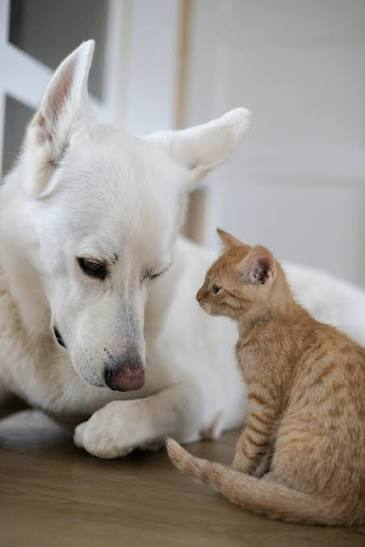
#> input picture cd2.jpeg, 365 x 547 px
$ jupyter execute Untitled8.ipynb   (older library calls are emulated)
#> lines starting #> are read from the running program, lines starting #| are printed output that depends on the picture; after the words box and inside, x2 and y2 are one past the last pixel; in counts of white or black regions, pixels touching at a corner belong together
[cell 1]
import cv2
import matplotlib.pyplot as plt

[cell 2]
img = cv2.imread('cd2.jpeg')
#> img is the input picture: shape (547, 365, 3); mean B, G, R 140, 147.2, 154.5
if img is None:
    raise FileNotFoundError("Image not found. Check the file path.")
gray = cv2.cvtColor(img, cv2.COLOR_BGR2GRAY)
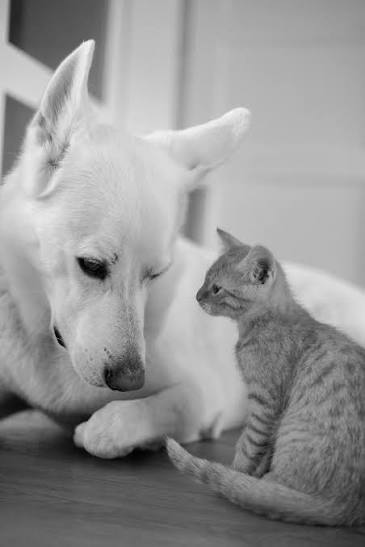
#> gray: shape (547, 365); min 0, max 254, mean 148.6
sobel_x = cv2.Sobel(gray, cv2.CV_64F, 1, 0, ksize=3)
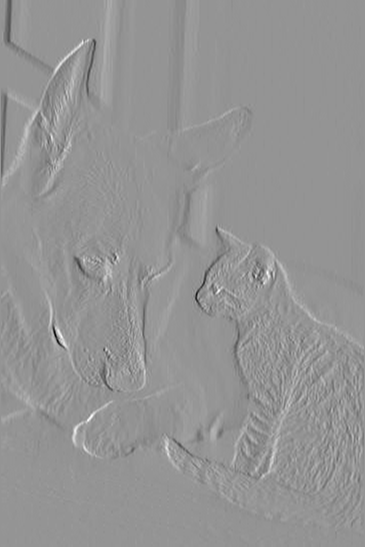
#> sobel_x: shape (547, 365) float64; min -612, max 439, mean -0.2; drawn with min black and max white
sobel_y = cv2.Sobel(gray, cv2.CV_64F, 0, 1, ksize=3)
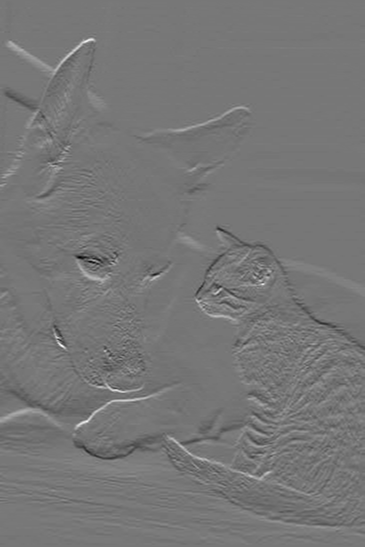
#> sobel_y: shape (547, 365) float64; min -457, max 522, mean -0.6; drawn with min black and max white
sobel = cv2.magnitude(sobel_x, sobel_y)
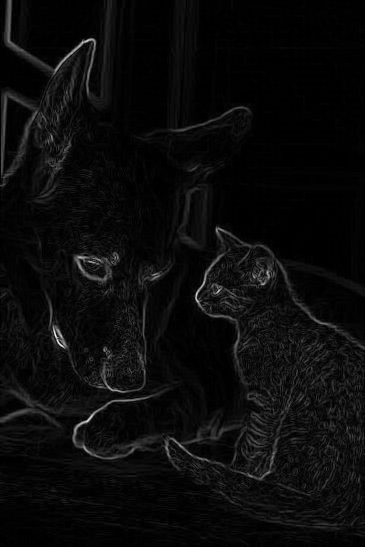
#> sobel: shape (547, 365) float64; min 0, max 635.2, mean 28.2; drawn with min black and max white
sobel = cv2.convertScaleAbs(sobel)
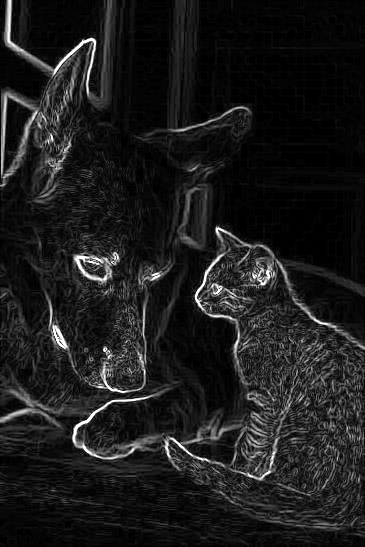
#> sobel: shape (547, 365); min 0, max 255, mean 27.9
canny = cv2.Canny(gray, 100, 200)
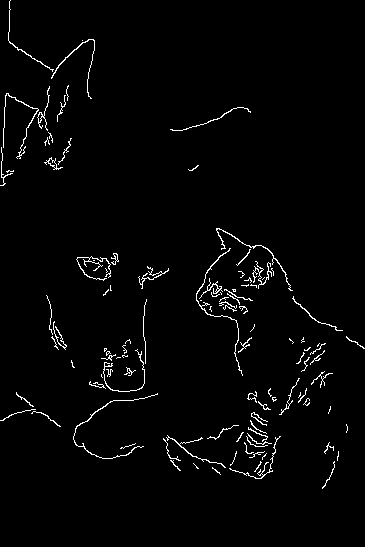
#> canny: shape (547, 365); 2.2% white in thin lines or dots, all inside (x1, y1, x2, y2) = (0, 0, 365, 489)
plt.figure(figsize=(12, 8))
plt.subplot(2, 2, 1)
plt.imshow(cv2.cvtColor(img, cv2.COLOR_BGR2RGB))
plt.title('Original Image')
plt.axis('off')
plt.subplot(2, 2, 2)
plt.imshow(sobel, cmap='gray')
plt.title('Sobel Edge Detection')
plt.axis('off')
plt.subplot(2, 2, 3)
plt.imshow(canny, cmap='gray')
plt.title('Canny Edge Detection')
plt.axis('off')
plt.tight_layout()
plt.show()
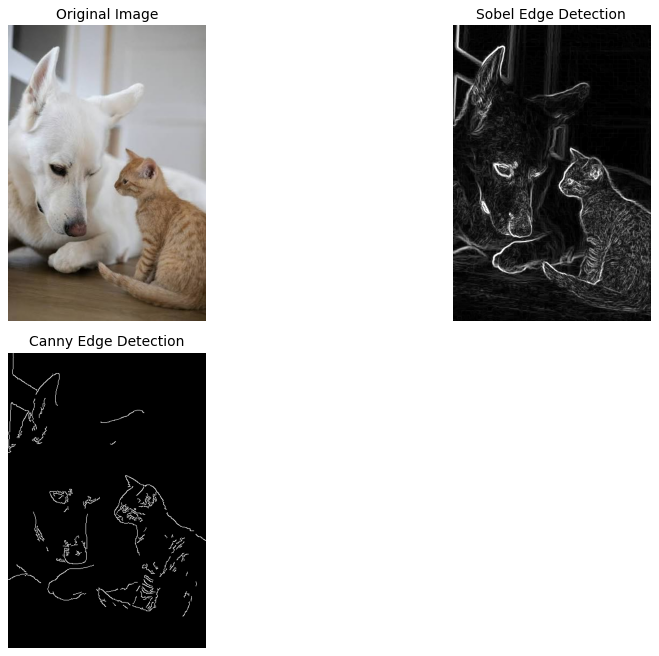
#> figure drawn by matplotlib, 3 panels

$ run again, with cd1.jpeg copied over cd2.jpeg
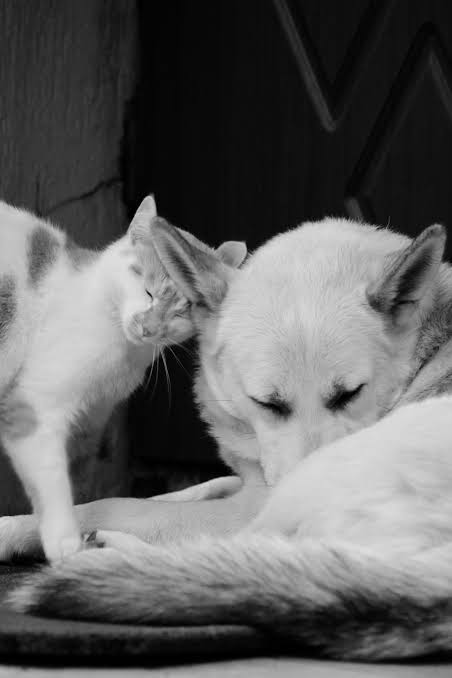
#> input picture cd1.jpeg, 452 x 678 px
#> img is the input picture: shape (678, 452, 3); min 0, max 228, mean 97.4
#> `sobel_y = cv2.Sobel(gray, cv2.CV_64F, 0, 1, ksize=3)`:
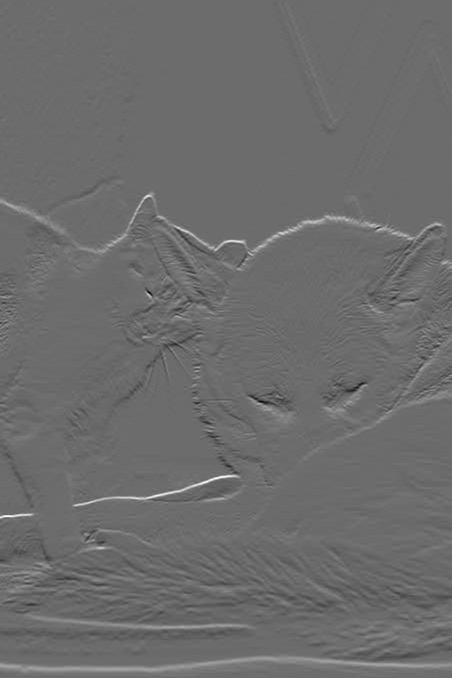
#> sobel_y: shape (678, 452) float64; min -527, max 714, mean 1.7; drawn with min black and max white
#> `canny = cv2.Canny(gray, 100, 200)`:
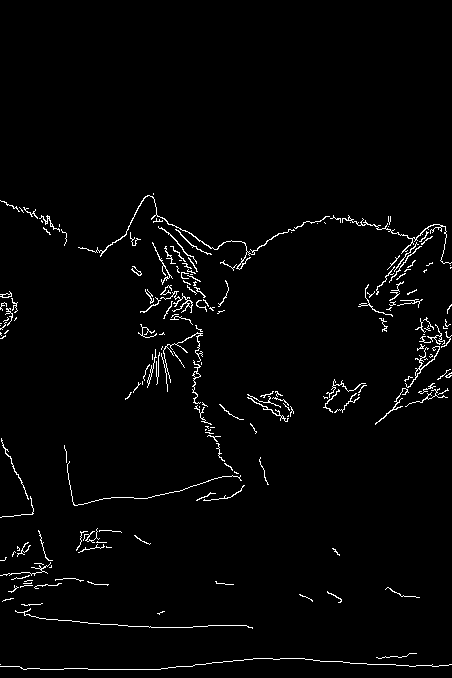
#> canny: shape (678, 452); 2.2% white in thin lines or dots, all inside (x1, y1, x2, y2) = (0, 193, 452, 670)

$ run again, with cd3.jpeg copied over cd2.jpeg
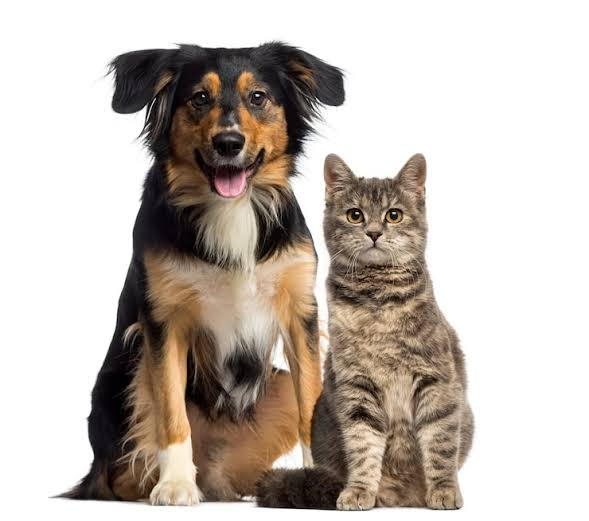
#> input picture cd3.jpeg, 589 x 521 px
#> img is the input picture: shape (521, 589, 3); mean B, G, R 178.3, 186.1, 194.9
#> `canny = cv2.Canny(gray, 100, 200)`:
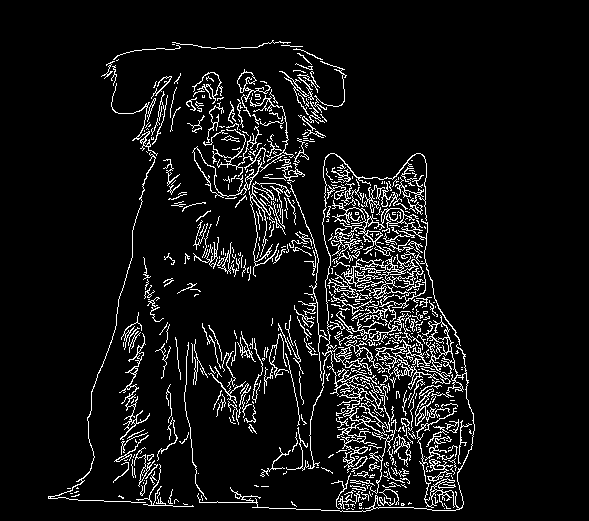
#> canny: shape (521, 589); 7.5% white in thin lines or dots, all inside (x1, y1, x2, y2) = (48, 40, 475, 512)
#> `plt.show()`:
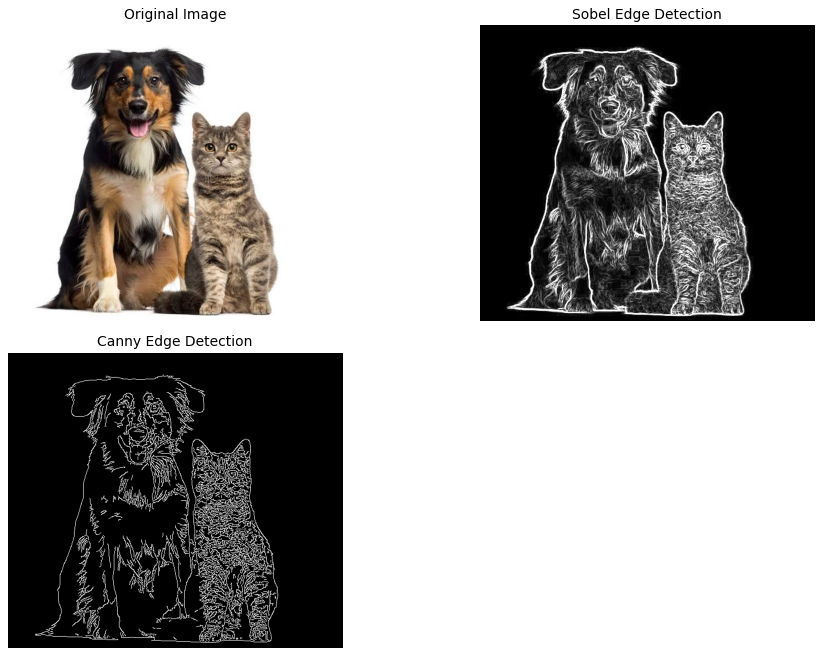
#> figure drawn by matplotlib, 3 panels
